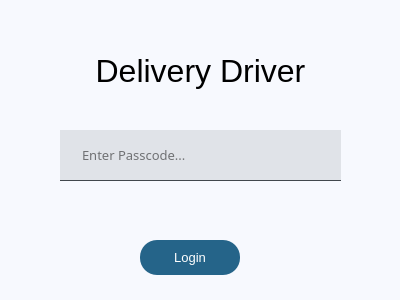
<?xml version="1.0" encoding="UTF-8"?>
<ui version="4.0">
 <class>DriverLoginWidget</class>
 <widget class="QWidget" name="DriverLoginWidget">
  <property name="geometry">
   <rect>
    <x>0</x>
    <y>0</y>
    <width>400</width>
    <height>300</height>
   </rect>
  </property>
  <property name="sizePolicy">
   <sizepolicy hsizetype="Preferred" vsizetype="Preferred">
    <horstretch>0</horstretch>
    <verstretch>0</verstretch>
   </sizepolicy>
  </property>
  <property name="minimumSize">
   <size>
    <width>400</width>
    <height>300</height>
   </size>
  </property>
  <property name="maximumSize">
   <size>
    <width>400</width>
    <height>300</height>
   </size>
  </property>
  <property name="windowTitle">
   <string>Form</string>
  </property>
  <property name="styleSheet">
   <string notr="true">background: #F7F9FE;</string>
  </property>
  <widget class="QLabel" name="errorLabel">
   <property name="geometry">
    <rect>
     <x>50</x>
     <y>210</y>
     <width>281</width>
     <height>16</height>
    </rect>
   </property>
   <property name="font">
    <font>
     <pointsize>8</pointsize>
    </font>
   </property>
   <property name="styleSheet">
    <string notr="true">color: rgb(255, 0, 0);</string>
   </property>
   <property name="text">
    <string/>
   </property>
  </widget>
  <widget class="QLabel" name="Heading">
   <property name="geometry">
    <rect>
     <x>60</x>
     <y>50</y>
     <width>281</width>
     <height>41</height>
    </rect>
   </property>
   <property name="font">
    <font>
     <pointsize>24</pointsize>
    </font>
   </property>
   <property name="text">
    <string>Delivery Driver</string>
   </property>
   <property name="alignment">
    <set>Qt::AlignCenter</set>
   </property>
  </widget>
  <widget class="QPushButton" name="closeButton">
   <property name="geometry">
    <rect>
     <x>350</x>
     <y>10</y>
     <width>40</width>
     <height>40</height>
    </rect>
   </property>
   <property name="sizePolicy">
    <sizepolicy hsizetype="Fixed" vsizetype="Fixed">
     <horstretch>0</horstretch>
     <verstretch>0</verstretch>
    </sizepolicy>
   </property>
   <property name="minimumSize">
    <size>
     <width>40</width>
     <height>40</height>
    </size>
   </property>
   <property name="maximumSize">
    <size>
     <width>40</width>
     <height>40</height>
    </size>
   </property>
   <property name="palette">
    <palette>
     <active>
      <colorrole role="Button">
       <brush brushstyle="SolidPattern">
        <color alpha="255">
         <red>247</red>
         <green>249</green>
         <blue>254</blue>
        </color>
       </brush>
      </colorrole>
      <colorrole role="Base">
       <brush brushstyle="SolidPattern">
        <color alpha="255">
         <red>247</red>
         <green>249</green>
         <blue>254</blue>
        </color>
       </brush>
      </colorrole>
      <colorrole role="Window">
       <brush brushstyle="SolidPattern">
        <color alpha="255">
         <red>247</red>
         <green>249</green>
         <blue>254</blue>
        </color>
       </brush>
      </colorrole>
     </active>
     <inactive>
      <colorrole role="Button">
       <brush brushstyle="SolidPattern">
        <color alpha="255">
         <red>247</red>
         <green>249</green>
         <blue>254</blue>
        </color>
       </brush>
      </colorrole>
      <colorrole role="Base">
       <brush brushstyle="SolidPattern">
        <color alpha="255">
         <red>247</red>
         <green>249</green>
         <blue>254</blue>
        </color>
       </brush>
      </colorrole>
      <colorrole role="Window">
       <brush brushstyle="SolidPattern">
        <color alpha="255">
         <red>247</red>
         <green>249</green>
         <blue>254</blue>
        </color>
       </brush>
      </colorrole>
     </inactive>
     <disabled>
      <colorrole role="Button">
       <brush brushstyle="SolidPattern">
        <color alpha="255">
         <red>247</red>
         <green>249</green>
         <blue>254</blue>
        </color>
       </brush>
      </colorrole>
      <colorrole role="Base">
       <brush brushstyle="SolidPattern">
        <color alpha="255">
         <red>247</red>
         <green>249</green>
         <blue>254</blue>
        </color>
       </brush>
      </colorrole>
      <colorrole role="Window">
       <brush brushstyle="SolidPattern">
        <color alpha="255">
         <red>247</red>
         <green>249</green>
         <blue>254</blue>
        </color>
       </brush>
      </colorrole>
     </disabled>
    </palette>
   </property>
   <property name="cursor">
    <cursorShape>PointingHandCursor</cursorShape>
   </property>
   <property name="styleSheet">
    <string notr="true">image: url(:/Default/Icons/Res/close.svg);
border: none;</string>
   </property>
   <property name="text">
    <string/>
   </property>
  </widget>
  <widget class="QLineEdit" name="passcodeField">
   <property name="geometry">
    <rect>
     <x>60</x>
     <y>130</y>
     <width>281</width>
     <height>51</height>
    </rect>
   </property>
   <property name="font">
    <font>
     <family>Sans Serif</family>
     <pointsize>10</pointsize>
    </font>
   </property>
   <property name="styleSheet">
    <string notr="true">padding: 0 20px;
background: #E0E3E8;
border-bottom: 1px solid #41474D</string>
   </property>
   <property name="frame">
    <bool>false</bool>
   </property>
   <property name="placeholderText">
    <string>Enter Passcode...</string>
   </property>
  </widget>
  <widget class="QPushButton" name="confirmButton">
   <property name="geometry">
    <rect>
     <x>140</x>
     <y>240</y>
     <width>100</width>
     <height>35</height>
    </rect>
   </property>
   <property name="minimumSize">
    <size>
     <width>0</width>
     <height>35</height>
    </size>
   </property>
   <property name="maximumSize">
    <size>
     <width>100</width>
     <height>35</height>
    </size>
   </property>
   <property name="font">
    <font>
     <pointsize>10</pointsize>
     <weight>50</weight>
     <italic>false</italic>
     <bold>false</bold>
     <kerning>true</kerning>
    </font>
   </property>
   <property name="autoFillBackground">
    <bool>false</bool>
   </property>
   <property name="styleSheet">
    <string notr="true">border: none;
border-radius: 17px;
background: #256489;
color: #ffffff</string>
   </property>
   <property name="text">
    <string>Login</string>
   </property>
  </widget>
 </widget>
 <resources/>
 <connections/>
</ui>
